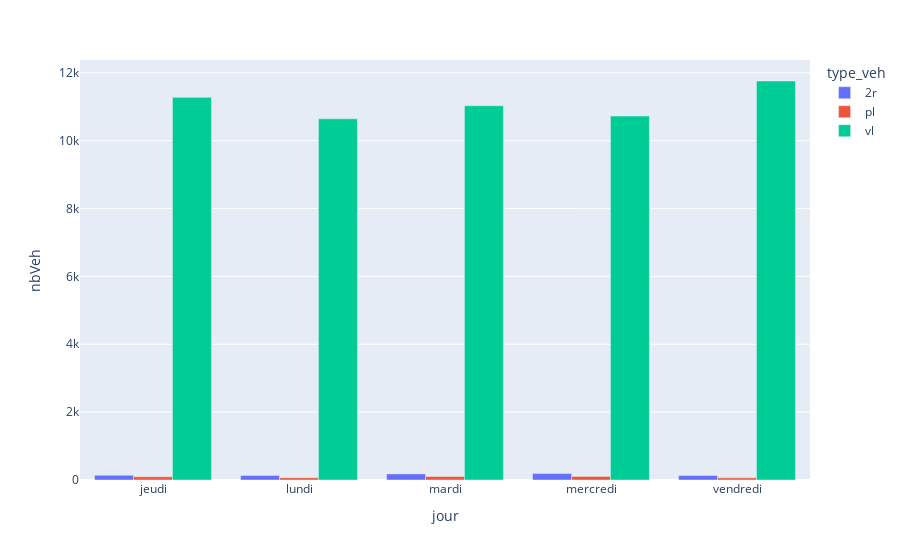

Source (notebook cell):
### Code cell
dicoJournalier

### Figure 1 — Plotly figure (JSON) as saved in the notebook; plotly's stock layout.template omitted (floating-point values rounded to 4 significant figures)
{"data": [{"alignmentgroup": "True", "hovertemplate": "type_veh=2r<br>jour=%{x}<br>nbVeh=%{y}<extra></extra>", "legendgroup": "2r", "marker": {"color": "#636efa"}, "name": "2r", "offsetgroup": "2r", "orientation": "v", "showlegend": true, "textposition": "auto", "type": "bar", "x": ["jeudi", "lundi", "mardi", "mercredi", "vendredi"], "xaxis": "x", "y": [139, 130, 180, 188, 131], "yaxis": "y"}, {"alignmentgroup": "True", "hovertemplate": "type_veh=pl<br>jour=%{x}<br>nbVeh=%{y}<extra></extra>", "legendgroup": "pl", "marker": {"color": "#EF553B"}, "name": "pl", "offsetgroup": "pl", "orientation": "v", "showlegend": true, "textposition": "auto", "type": "bar", "x": ["jeudi", "lundi", "mardi", "mercredi", "vendredi"], "xaxis": "x", "y": [96, 65, 103, 106, 63], "yaxis": "y"}, {"alignmentgroup": "True", "hovertemplate": "type_veh=vl<br>jour=%{x}<br>nbVeh=%{y}<extra></extra>", "legendgroup": "vl", "marker": {"color": "#00cc96"}, "name": "vl", "offsetgroup": "vl", "orientation": "v", "showlegend": true, "textposition": "auto", "type": "bar", "x": ["jeudi", "lundi", "mardi", "mercredi", "vendredi"], "xaxis": "x", "y": [11276, 10644, 11030, 10725, 11758], "yaxis": "y"}], "layout": {"autosize": true, "barmode": "group", "legend": {"title": {"text": "type_veh"}, "tracegroupgap": 0}, "margin": {"t": 60}, "xaxis": {"anchor": "y", "autorange": true, "domain": [0, 1], "range": [-0.5, 4.5], "title": {"text": "jour"}, "type": "category"}, "yaxis": {"anchor": "x", "autorange": true, "domain": [0, 1], "range": [0, 12380.0], "title": {"text": "nbVeh"}, "type": "linear"}}}
